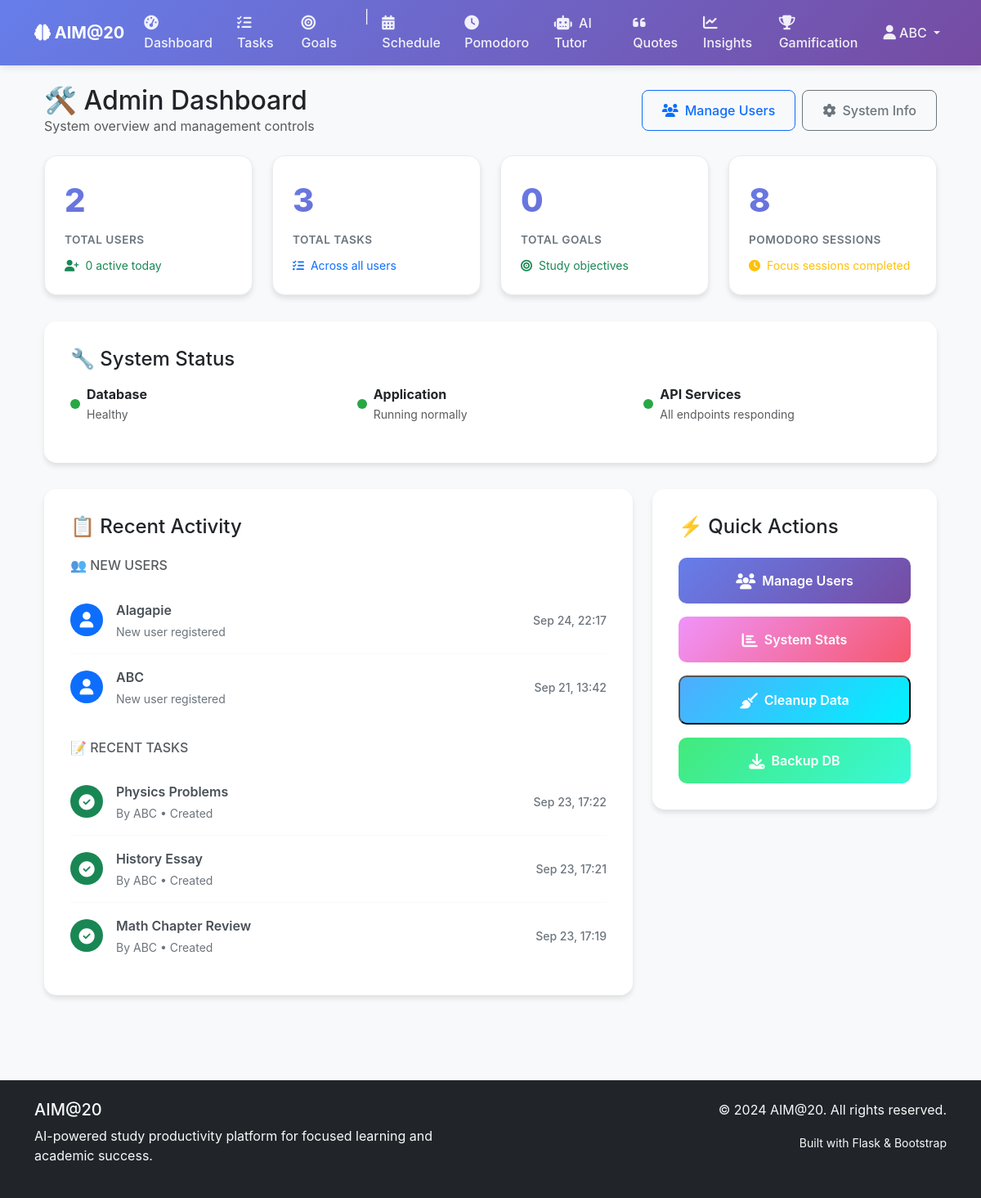
/admin/ (signed in), run on an earlier commit of the app's database.
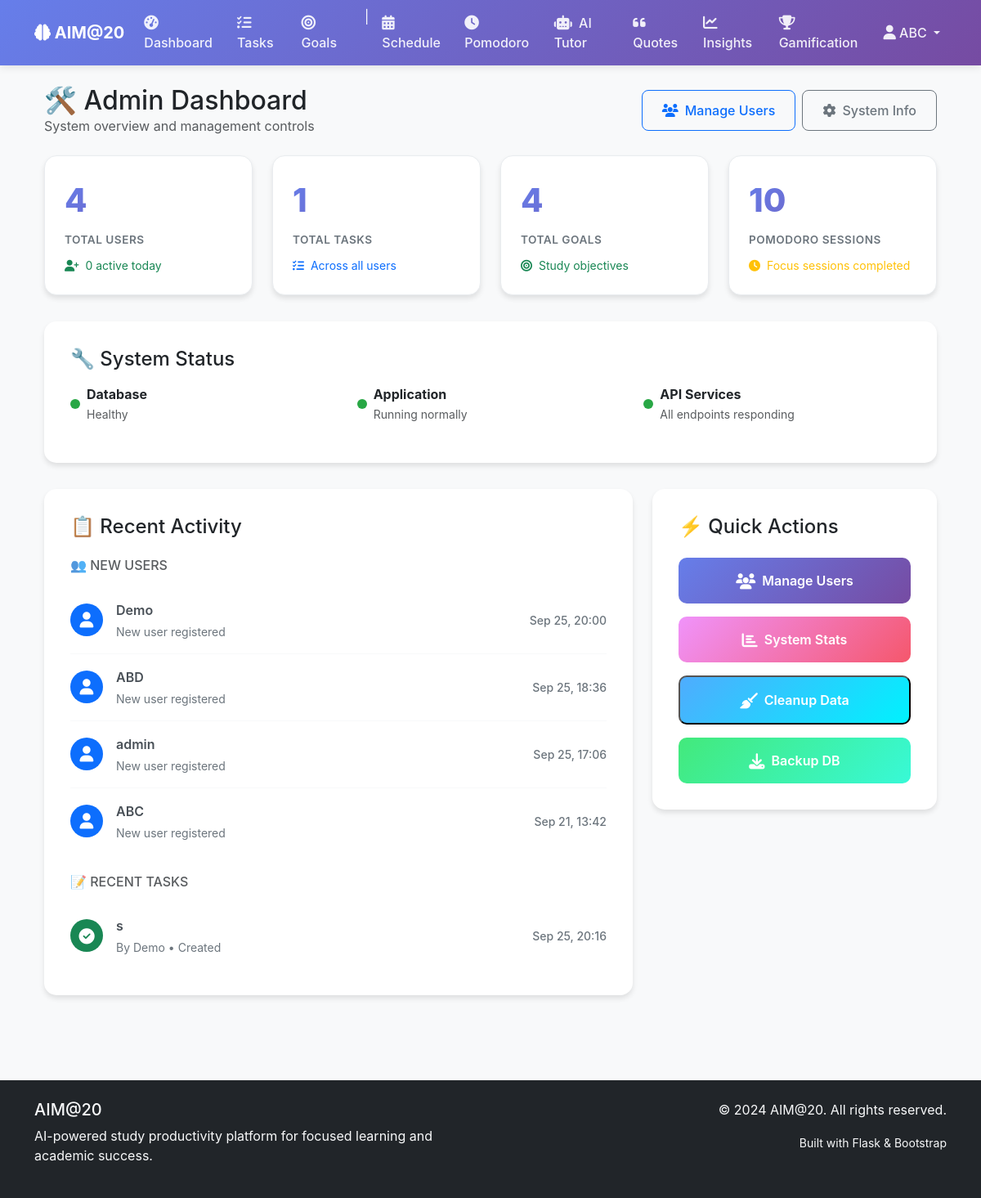
And on a later commit of the database.
### app/models.py (models this page shows, shortened)
class User(UserMixin, db.Model):
    id = db.Column(db.Integer, primary_key=True)
    username = db.Column(db.String(80), unique=True, nullable=False)
    email = db.Column(db.String(120), unique=True, nullable=False)
    password_hash = db.Column(db.String(128), nullable=False)
    is_admin = db.Column(db.Boolean, default=False)
    created_at = db.Column(db.DateTime, default=datetime.utcnow)
    last_login = db.Column(db.DateTime)
    tasks = db.relationship('Task', backref='user', lazy=True, cascade='all, delete-orphan')
    goals = db.relationship('Goal', backref='user', lazy=True, cascade='all, delete-orphan')
    schedules = db.relationship('Schedule', backref='user', lazy=True, cascade='all, delete-orphan')
    pomodoro_sessions = db.relationship('PomodoroSession', backref='user', lazy=True, cascade='all, delete-orphan')
    achievements = db.relationship('Achievement', backref='user', lazy=True, cascade='all, delete-orphan')
    user_settings = db.relationship('UserSettings', backref='user', lazy=True, cascade='all, delete-orphan', uselist=False)
    productivity_data = db.relationship('UserProductivity', backref='user', lazy=True, cascade='all, delete-orphan')
    ai_chats = db.relationship('AIChat', backref='user', lazy=True, cascade='all, delete-orphan')
    quizzes = db.relationship('Quiz', backref='user', lazy=True, cascade='all, delete-orphan')
    quiz_attempts = db.relationship('QuizAttempt', backref='user', lazy=True, cascade='all, delete-orphan')

class Task(db.Model):
    id = db.Column(db.Integer, primary_key=True)
    user_id = db.Column(db.Integer, db.ForeignKey('user.id'), nullable=False)
    title = db.Column(db.String(200), nullable=False)
    description = db.Column(db.Text)
    category = db.Column(db.String(50))  # e.g., 'study', 'assignment', 'review'
    priority = db.Column(db.String(10), default='medium')  # 'low', 'medium', 'high'
    due_date = db.Column(db.DateTime)
    completed = db.Column(db.Boolean, default=False)
    completed_at = db.Column(db.DateTime)
    estimated_duration = db.Column(db.Integer)  # in minutes
    actual_duration = db.Column(db.Integer)  # in minutes
    order = db.Column(db.Integer, default=0)  # For drag & drop ordering
    goal_id = db.Column(db.Integer, db.ForeignKey('goal.id'), nullable=True)  # Link to goal
    created_at = db.Column(db.DateTime, default=datetime.utcnow)
    goal = db.relationship('Goal', backref=db.backref('tasks', lazy=True, cascade='all, delete-orphan'))
    schedule_tasks = db.relationship('ScheduleTask', back_populates='task', cascade='all, delete-orphan')
    pomodoro_sessions = db.relationship('PomodoroSession', backref='task', lazy=True, cascade='all, delete-orphan')

### app/routes/admin.py (the view)
@admin_bp.route('/')
@admin_required
def dashboard():
    total_users = User.query.count()
    total_tasks = Task.query.count()
    total_goals = Goal.query.count()
    total_sessions = PomodoroSession.query.count()
    recent_users = User.query.order_by(User.created_at.desc()).limit(5).all()
    recent_tasks = Task.query.order_by(Task.created_at.desc()).limit(10).all()
    active_users_today = UserProductivity.query.filter(
        UserProductivity.date == datetime.utcnow().date()
    ).distinct(UserProductivity.user_id).count()
    db_status = "Healthy"
    try:
        db.session.execute(db.text('SELECT 1'))
    except Exception as e:
        db_status = f"Error: {str(e)}"
    return render_template('admin/dashboard.html',
                         total_users=total_users,
                         total_tasks=total_tasks,
                         total_goals=total_goals,
                         total_sessions=total_sessions,
                         recent_users=recent_users,
                         recent_tasks=recent_tasks,
                         active_users_today=active_users_today,
                         db_status=db_status)

### app/__init__.py (called while the page is built)
@login_manager.user_loader
def load_user(user_id):
    from app.models import User
    return User.query.get(int(user_id))

### app/routes/admin.py (called while the page is built)
def admin_required(f):
    @wraps(f)
    def decorated_function(*args, **kwargs):
        if not current_user.is_authenticated or not current_user.is_admin:
            flash('Access denied. Admin privileges required.', 'error')
            return redirect(url_for('main.index'))
        return f(*args, **kwargs)
    return decorated_function

### app/templates/admin/dashboard.html (shortened to what the changed rows need)
{% extends "base.html" %}
{% block content %}
<div class="container-fluid">
    <div class="row mb-4">
        <div class="col">
            <div class="d-flex justify-content-between align-items-center">
                <div>
                    <h1 class="h2 mb-0">🛠️ Admin Dashboard</h1>
                </div>
            </div>
        </div>
    </div>
    <div class="stats-grid">
        <div class="stat-card">
            <div class="stat-number">{{ total_users }}</div>
            <div class="stat-label">Total Users</div>
            <div class="mt-2">
                <small class="text-success">
                </small>
            </div>
        </div>
        <div class="stat-card">
            <div class="stat-number">{{ total_tasks }}</div>
            <div class="stat-label">Total Tasks</div>
            <div class="mt-2">
                <small class="text-primary">
                </small>
            </div>
        </div>
        <div class="stat-card">
            <div class="stat-number">{{ total_goals }}</div>
            <div class="stat-label">Total Goals</div>
            <div class="mt-2">
                <small class="text-success">
                </small>
            </div>
        </div>
        <div class="stat-card">
            <div class="stat-number">{{ total_sessions }}</div>
            <div class="stat-label">Pomodoro Sessions</div>
            <div class="mt-2">
                <small class="text-warning">
                </small>
            </div>
        </div>
    </div>
    <div class="row">
        <div class="col-lg-8 mb-4">
            <div class="recent-activity">
                <div class="mb-4">
                    {% if recent_users %}
                        {% for user in recent_users %}
                        <div class="activity-item">
                            <div class="d-flex align-items-center">
                                <div class="activity-icon bg-primary text-white">
                                    <i class="fas fa-user"></i>
                                </div>
                                <div class="activity-content">
                                    <div class="activity-title">{{ user.username }}</div>
                                    <div class="activity-meta">New user registered</div>
                                </div>
                            </div>
                            <div class="activity-time">
                                {{ user.created_at.strftime('%b %d, %H:%M') }}
                            </div>
                        </div>
                        {% endfor %}
                    {% else %}
                        <p class="text-muted mb-0">No recent user registrations</p>
                    {% endif %}
                </div>
                <div>
                    {% if recent_tasks %}
                        {% for task in recent_tasks %}
                        <div class="activity-item">
                            <div class="d-flex align-items-center">
                                <div class="activity-icon bg-success text-white">
                                    <i class="fas fa-check-circle"></i>
                                </div>
                                <div class="activity-content">
                                    <div class="activity-title">{{ task.title[:30] }}{% if task.title|length > 30 %}...{% endif %}</div>
                                    <div class="activity-meta">
                                        {% if task.user %}By {{ task.user.username }}{% else %}Unknown user{% endif %}
                                        {% if task.completed %}• Completed{% else %}• Created{% endif %}
                                    </div>
                                </div>
                            </div>
                            <div class="activity-time">
                                {{ task.created_at.strftime('%b %d, %H:%M') }}
                            </div>
                        </div>
                        {% endfor %}
                    {% else %}
                        <p class="text-muted mb-0">No recent tasks</p>
                    {% endif %}
                </div>
            </div>
        </div>
    </div>
</div>
{% endblock %}

### app/templates/base.html (shortened to what the changed rows need)
<!DOCTYPE html>
<html lang="en">
<head>
    <link href="https://cdn.jsdelivr.net/npm/bootstrap@5.3.0/dist/css/bootstrap.min.css" rel="stylesheet">
    <link rel="stylesheet" href="https://cdnjs.cloudflare.com/ajax/libs/font-awesome/6.4.0/css/all.min.css">
    <link rel="stylesheet" href="{{ url_for('static', filename='css/style.css') }}">
</head>
<body>
    <nav class="navbar navbar-expand-lg navbar-dark bg-primary">
        <div class="container">
            <div class="collapse navbar-collapse" id="navbarNav">
                <ul class="navbar-nav">
                    {% if current_user.is_authenticated %}
                        <li class="nav-item dropdown">
                            <a class="nav-link dropdown-toggle" href="#" id="userDropdown" role="button" data-bs-toggle="dropdown">
                                <i class="fas fa-user"></i> {{ current_user.username }}
                            </a>
                        </li>
                    {% endif %}
                </ul>
            </div>
        </div>
    </nav>
    <main class="container mt-4">
        {% block content %}{% endblock %}
    </main>
</body>
</html>

What changed in the data, as far as the page shows it:
removed User: username "Alagapie", created_at "Sep 24, 22:17"
removed Task: title "Physics Problems", user.username "ABC", completed "• Created", created_at "Sep 23, 17:22"
removed Task: title "History Essay", user.username "ABC", completed "• Created", created_at "Sep 23, 17:21"
removed Task: title "Math Chapter Review", user.username "ABC", completed "• Created", created_at "Sep 23, 17:19"
added User: username "Demo", created_at "Sep 25, 20:00"
added User: username "ABD", created_at "Sep 25, 18:36"
added User: username "admin", created_at "Sep 25, 17:06"
added Task: title "s", user.username "Demo", completed "• Created", created_at "Sep 25, 20:16"
Also different on the page:
{{ total_users }}: "2" → "4"
{{ total_tasks }}: "3" → "1"
{{ total_goals }}: "0" → "4"
{{ total_sessions }}: "8" → "10"
